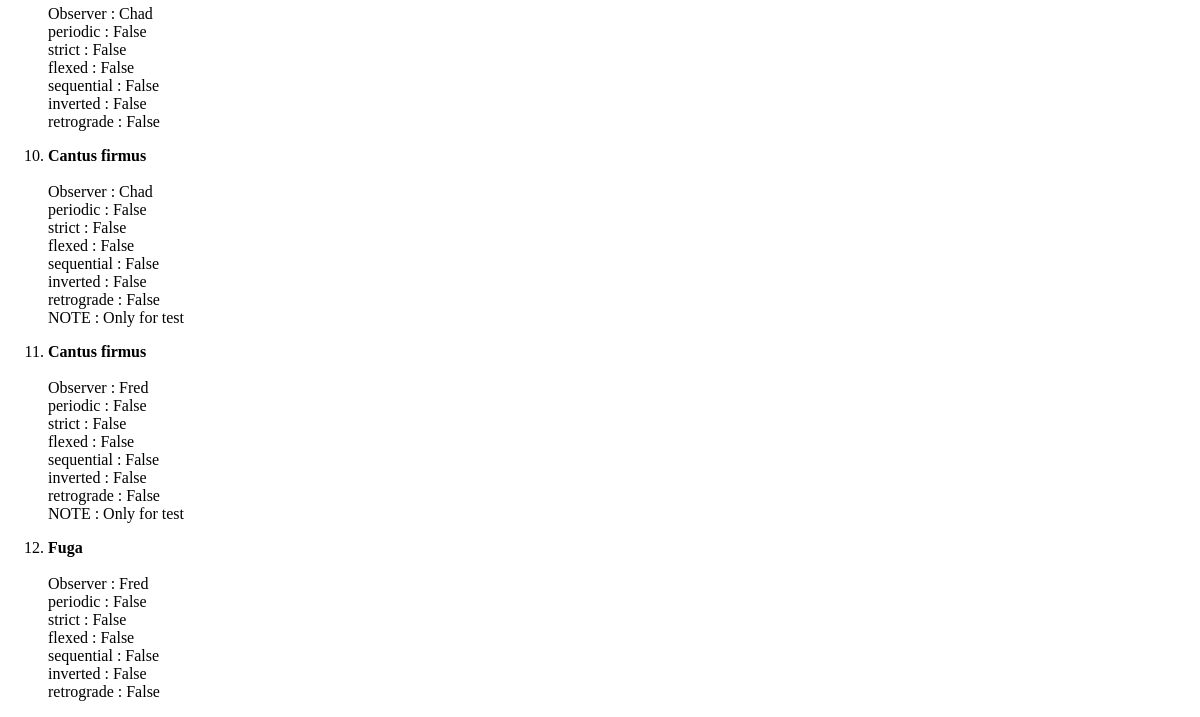
/observations/ (lower part), run on an earlier commit of the app's database.
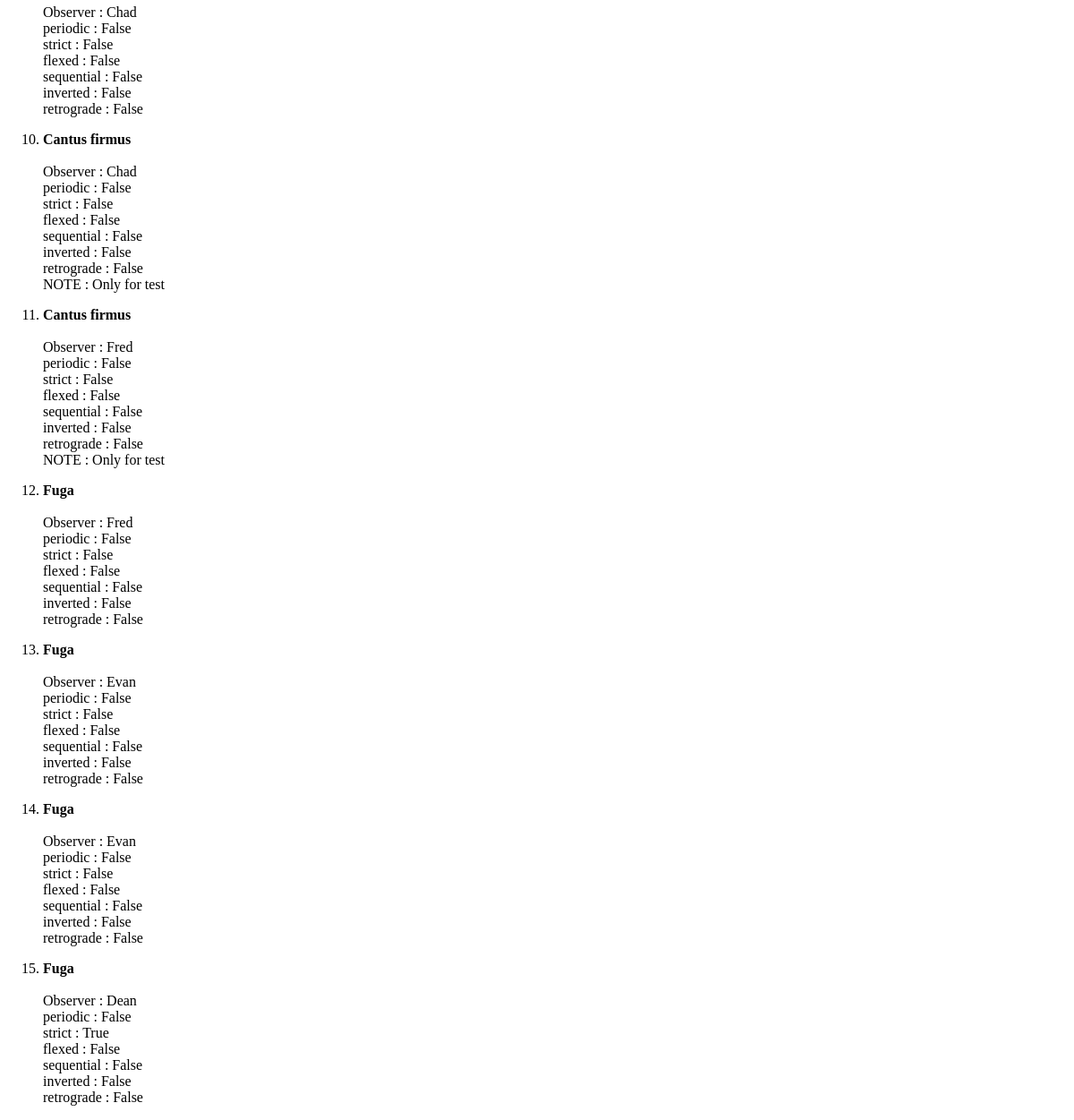
And on a later commit of the database.
### crim/models/observation.py (models this page shows, shortened)
class CRIMObservation(models.Model):
    class Meta:
        app_label = 'crim'
        verbose_name = 'Observation'
        verbose_name_plural = 'Observations'
    observer = models.CharField(max_length=128, blank=True)
    musical_type = models.CharField(max_length=128, blank=True)
    details = JSONField(null=True)
    definition = models.ForeignKey(
        CRIMDefinition,
        on_delete=models.CASCADE,
        db_index=True,
        related_name='definition',
        null=True
    )

### crim/views/observation.py (the view, shortened to what this page needs)
# urls.py: path('observations/', ObservationList.as_view(), name='crimobservation-list'),
class ObservationList(APIView):
    renderer_classes = [TemplateHTMLRenderer]
    template_name = 'observation_list.html'
    def get(self, request, format=None):
        observations = CRIMObservation.objects.all()
        return Response({'observations': observations}, template_name='observation_list.html')

### crim/templates/observation_list.html (shortened to what this page needs)
<html><body>
<ol>
    {% for observation in observations %}
        <p><li><b>{{ observation.musical_type }}</b></li>
        <br>Observer : {{ observation.observer }}
        {% for key, value in observation.details.items %}
            <br>{{ key }} : {{ value }}
        {% endfor %}</p>
    {% endfor %}
</ol>
</body></html>

What changed in the data, as far as the page shows it:
added CRIMObservation: musical_type "Fuga", observer "Evan", details "periodic" "strict" "flexed" "sequential" "inverted" "retrograde", details "False" "False" "False" "False" "False" "False"
added CRIMObservation: musical_type "Fuga", observer "Evan", details "periodic" "strict" "flexed" "sequential" "inverted" "retrograde", details "False" "False" "False" "False" "False" "False"
added CRIMObservation: musical_type "Fuga", observer "Dean", details "periodic" "strict" "flexed" "sequential" "inverted" "retrograde", details "False" "True" "False" "False" "False" "False"
